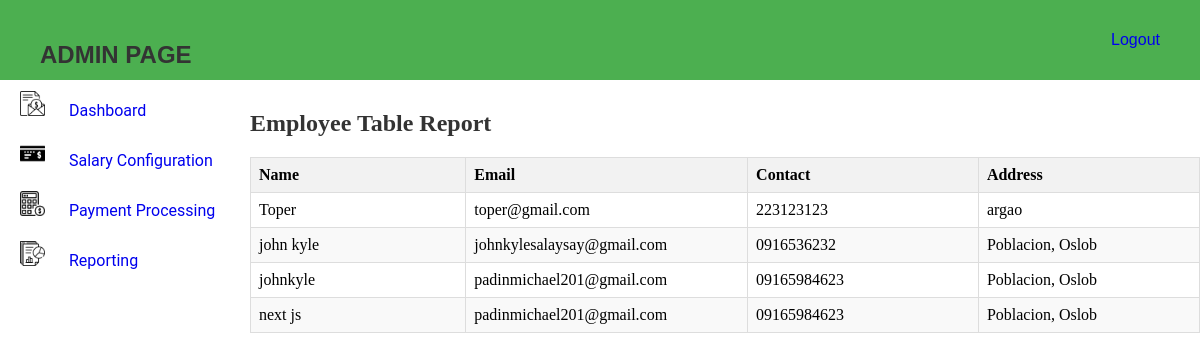
Page /reporting on the earlier database version.
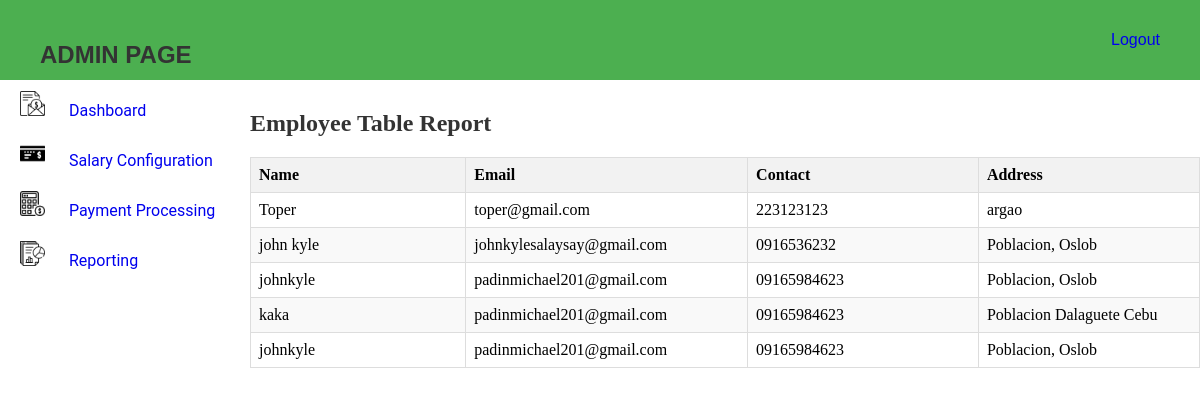
Same page on the later database version.
### myapp/models.py (models this page shows, shortened)
class Employee(AbstractUser):
    name = models.CharField(max_length=255)
    email = models.EmailField()
    contact = models.CharField(max_length=15)
    address = models.TextField()
    username = models.CharField(max_length=255, unique=True)
    password = models.CharField(max_length=128)
    groups = models.ManyToManyField('auth.Group', related_name='employee_groups', blank=True)
    user_permissions = models.ManyToManyField('auth.Permission', related_name='employee_permissions', blank=True)

### myapp/views.py (the view)
# urls.py: path("reporting", views.reporting, name="reporting"),
def reporting(request):
    employees = Employee.objects.all()
    return render(request, "admin-view/reporting/reporting.html", {
         'employees' : employees
    })

### myapp/templates/admin-view/reporting/reporting.html (shortened to what this page needs)
{% load static %}
<!DOCTYPE html>
<html lang="en">
<head>
    <link rel="stylesheet" href="{% static 'css/navbar.css' %}">
    <link rel="stylesheet" href="{% static 'css/admin.css' %}">
    <link rel="stylesheet" href="{% static 'css/reporting.css' %}">
</head>
<body>
    <div class="admin-header">
        <h2>ADMIN PAGE</h2>
        <a href="{% url 'user_login' %}">Logout</a>
    </div>
    <div class="page-content">
        <aside class="aside-content">
            <ul class="aside-nav">
                <li class="aside-nav-items">
                    <a href="{% url 'admin_view' %}">
                        <img class="sidenav-logo" src="{% static 'images/salary.png' %}" alt="logo">
                        Dashboard
                    </a>
                </li>
                <li class="aside-nav-items">
                    <a href="{% url 'salary_config' %}">
                        <img class="sidenav-logo" src="{% static 'images/bank-check.png' %}" alt="logo">
                        Salary Configuration
                    </a>
                </li>
                <li class="aside-nav-items">
                    <a href="{% url 'payment_proc' %}">
                        <img class="sidenav-logo" src="{% static 'images/calculator.png' %}" alt="logo">
                        Payment Processing
                    </a>
                </li>
                <li class="aside-nav-items">
                    <a href="{% url 'reporting' %}">
                        <img class="sidenav-logo" src="{% static 'images/report.png' %}" alt="logo">
                        Reporting
                    </a>
                </li>
            </ul>
        </aside>
        <section class="dashboard-content">
            <h2>Employee Table Report</h2>
            <table>
                <thead>
                    <tr>
                        <th>Name</th>
                        <th>Email</th>
                        <th>Contact</th>
                        <th>Address</th>
                    </tr>
                </thead>
                <tbody>
                    {% for employee in employees %}
                        <tr>
                            <td>{{ employee.name }}</td>
                            <td>{{ employee.email }}</td>
                            <td>{{ employee.contact }}</td>
                            <td>{{ employee.address }}</td>
                        </tr>
                    {% endfor %}
                </tbody>
            </table>
        </section>
    </div>
</body>
</html>

Differences in the rows shown:
removed Employee: name "next js", email "padinmichael201@gmail.com", contact "09165984623", address "Poblacion, Oslob"
added Employee: name "kaka", email "padinmichael201@gmail.com", contact "09165984623", address "Poblacion Dalaguete Cebu"
added Employee: name "johnkyle", email "padinmichael201@gmail.com", contact "09165984623", address "Poblacion, Oslob"
